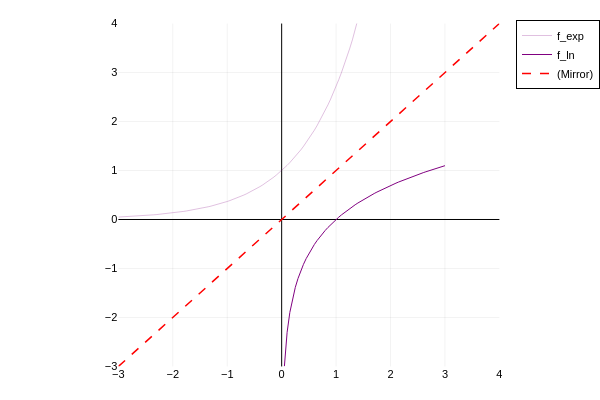

The cell this chart's notebook holds for it:
### Markdown cell above
<a id="ln-inverse-relationship"></a>
#### The Natural Logarithm Inverse

**Mathematical Concept:**
The natural logarithm ($\ln$) specifically unwinds continuous exponential growth ($e^x$), mirroring perfectly across the line $y = x$.
$$ \ln(x) = y \iff e^y = x $$

**Modeling Objective:**
Render continuous exponential and natural logarithmic graphs to highlight their inherent base-$e$ symmetry.

[↑ Back to Table of Contents](#table-of-contents)

### Code cell
x_exp = -3:0.05:3
f_exp(x) = exp.(x)
plot(x_exp,f_exp,color=:purple,label="f_exp", framestyle=:zerolines, xlims=(-3, 4), ylims=(-3, 4),aspect_ratio=:equal, lw=0.25)

x_log = 0.05:0.05:3
f_log(x) = log.(x)
plot!(x_log,f_log,color=:purple,label="f_ln", framestyle=:zerolines)

plot!(-3:4, -3:4, label="(Mirror)", color=:red, linestyle=:dash, lw=1.5)

### Figure 1 — Plotly figure (JSON) as saved in the notebook; plotly's stock layout.template omitted (floating-point values rounded to 4 significant figures)
{"data": [{"colorbar": {"len": 0.9525, "title": "", "x": 0.8323, "y": 0.5139}, "legendgroup": "f_exp", "line": {"color": "rgba(128, 0, 128, 1.000)", "dash": "solid", "shape": "linear", "width": 0.25}, "mode": "lines", "name": "f_exp", "showlegend": true, "type": "scatter", "x": [-3, -2.95, -2.9, -2.85, -2.8, -2.75, -2.7, -2.65, -2.6, -2.55, -2.5, -2.45, -2.4, -2.35, -2.3, -2.25, -2.2, -2.15, -2.1, -2.05, -2, -1.95, -1.9, -1.85, -1.8, -1.75, -1.7, -1.65, -1.6, -1.55, -1.5, -1.45, -1.4, -1.35, -1.3, -1.25, -1.2, -1.15, -1.1, -1.05, -1, -0.95, -0.9, -0.85, -0.8, -0.75, -0.7, -0.65, -0.6, -0.55, -0.5, -0.45, -0.4, -0.35, -0.3, -0.25, -0.2, -0.15, -0.1, -0.05, 0, 0.05, 0.1, 0.15, 0.2, 0.25, 0.3, 0.35, 0.4, 0.45, 0.5, 0.55, 0.6, 0.65, 0.7, 0.75, 0.8, 0.85, 0.9, 0.95, 1, 1.05, 1.1, 1.15, 1.2, 1.25, 1.3, 1.35, 1.4, 1.45, 1.5, 1.55, 1.6, 1.65, 1.7, 1.75, 1.8, 1.85, 1.9, 1.95, 2, 2.05, 2.1, 2.15, 2.2, 2.25, 2.3, 2.35, 2.4, 2.45, 2.5, 2.55, 2.6, 2.65, 2.7, 2.75, 2.8, 2.85, 2.9, 2.95, 3], "xaxis": "x", "y": [0.04979, 0.05234, 0.05502, 0.05784, 0.06081, 0.06393, 0.06721, 0.07065, 0.07427, 0.07808, 0.08208, 0.08629, 0.09072, 0.09537, 0.1003, 0.1054, 0.1108, 0.1165, 0.1225, 0.1287, 0.1353, 0.1423, 0.1496, 0.1572, 0.1653, 0.1738, 0.1827, 0.192, 0.2019, 0.2122, 0.2231, 0.2346, 0.2466, 0.2592, 0.2725, 0.2865, 0.3012, 0.3166, 0.3329, 0.3499, 0.3679, 0.3867, 0.4066, 0.4274, 0.4493, 0.4724, 0.4966, 0.522, 0.5488, 0.5769, 0.6065, 0.6376, 0.6703, 0.7047, 0.7408, 0.7788, 0.8187, 0.8607, 0.9048, 0.9512, 1, 1.051, 1.105, 1.162, 1.221, 1.284, 1.35, 1.419, 1.492, 1.568, 1.649, 1.733, 1.822, 1.916, 2.014, 2.117, 2.226, 2.34, 2.46, 2.586, 2.718, 2.858, 3.004, 3.158, 3.32, 3.49, 3.669, 3.857, 4.055, 4.263, 4.482, 4.711, 4.953, 5.207, 5.474, 5.755, 6.05, 6.36, 6.686, 7.029, 7.389, 7.768, 8.166, 8.585, 9.025, 9.488, 9.974, 10.49, 11.02, 11.59, 12.18, 12.81, 13.46, 14.15, 14.88, 15.64, 16.44, 17.29, 18.17, 19.11, 20.09], "yaxis": "y"}, {"colorbar": {"len": 0.9525, "title": "", "x": 0.8323, "y": 0.5139}, "legendgroup": "f_ln", "line": {"color": "rgba(128, 0, 128, 1.000)", "dash": "solid", "shape": "linear", "width": 1}, "mode": "lines", "name": "f_ln", "showlegend": true, "type": "scatter", "x": [0.05, 0.1, 0.15, 0.2, 0.25, 0.3, 0.35, 0.4, 0.45, 0.5, 0.55, 0.6, 0.65, 0.7, 0.75, 0.8, 0.85, 0.9, 0.95, 1, 1.05, 1.1, 1.15, 1.2, 1.25, 1.3, 1.35, 1.4, 1.45, 1.5, 1.55, 1.6, 1.65, 1.7, 1.75, 1.8, 1.85, 1.9, 1.95, 2, 2.05, 2.1, 2.15, 2.2, 2.25, 2.3, 2.35, 2.4, 2.45, 2.5, 2.55, 2.6, 2.65, 2.7, 2.75, 2.8, 2.85, 2.9, 2.95, 3], "xaxis": "x", "y": [-2.996, -2.303, -1.897, -1.609, -1.386, -1.204, -1.05, -0.9163, -0.7985, -0.6931, -0.5978, -0.5108, -0.4308, -0.3567, -0.2877, -0.2231, -0.1625, -0.1054, -0.05129, 0, 0.04879, 0.09531, 0.1398, 0.1823, 0.2231, 0.2624, 0.3001, 0.3365, 0.3716, 0.4055, 0.4383, 0.47, 0.5008, 0.5306, 0.5596, 0.5878, 0.6152, 0.6419, 0.6678, 0.6931, 0.7178, 0.7419, 0.7655, 0.7885, 0.8109, 0.8329, 0.8544, 0.8755, 0.8961, 0.9163, 0.9361, 0.9555, 0.9746, 0.9933, 1.012, 1.03, 1.047, 1.065, 1.082, 1.099], "yaxis": "y"}, {"colorbar": {"len": 0.9525, "title": "", "x": 0.8323, "y": 0.5139}, "legendgroup": "(Mirror)", "line": {"color": "rgba(255, 0, 0, 1.000)", "dash": "dash", "shape": "linear", "width": 1.5}, "mode": "lines", "name": "(Mirror)", "showlegend": true, "type": "scatter", "x": [-3, -2, -1, 0, 1, 2, 3, 4], "xaxis": "x", "y": [-3, -2, -1, 0, 1, 2, 3, 4], "yaxis": "y"}], "layout": {"annotations": [], "height": 400, "legend": {"bgcolor": "rgba(255, 255, 255, 1.000)", "bordercolor": "rgba(0, 0, 0, 1.000)", "borderwidth": 1, "font": {"color": "rgba(0, 0, 0, 1.000)", "family": "sans-serif", "size": 11}, "title": {"font": {"color": "rgba(0, 0, 0, 1.000)", "family": "sans-serif", "size": 15}, "text": ""}, "tracegroupgap": 0, "traceorder": "normal", "x": 1, "xanchor": "auto", "y": 1, "yanchor": "auto"}, "margin": {"b": 20, "l": 0, "r": 0, "t": 20}, "paper_bgcolor": "rgba(255, 255, 255, 1.000)", "plot_bgcolor": "rgba(255, 255, 255, 1.000)", "showlegend": true, "width": 600, "xaxis": {"anchor": "y", "domain": [0.1973, 0.8323], "gridcolor": "rgba(0, 0, 0, 0.100)", "gridwidth": 0.5, "linecolor": "rgba(0, 0, 0, 1.000)", "mirror": false, "range": [-3, 4], "showgrid": true, "showline": false, "showticklabels": true, "tickangle": 0, "tickcolor": "rgba(0, 0, 0, 0.000)", "tickfont": {"color": "rgba(0, 0, 0, 1.000)", "family": "sans-serif", "size": 11}, "tickmode": "array", "ticks": "inside", "ticktext": ["−3", "−2", "−1", "0", "1", "2", "3", "4"], "tickvals": [-3, -2, -1, 0, 1, 2, 3, 4], "title": "", "titlefont": {"color": "rgba(0, 0, 0, 1.000)", "family": "sans-serif", "size": 15}, "type": "-", "visible": true, "zeroline": true, "zerolinecolor": "rgba(0, 0, 0, 1.000)"}, "yaxis": {"anchor": "x", "domain": [0.03762, 0.9902], "gridcolor": "rgba(0, 0, 0, 0.100)", "gridwidth": 0.5, "linecolor": "rgba(0, 0, 0, 1.000)", "mirror": false, "range": [-3, 4], "showgrid": true, "showline": false, "showticklabels": true, "tickangle": 0, "tickcolor": "rgba(0, 0, 0, 0.000)", "tickfont": {"color": "rgba(0, 0, 0, 1.000)", "family": "sans-serif", "size": 11}, "tickmode": "array", "ticks": "inside", "ticktext": ["−3", "−2", "−1", "0", "1", "2", "3", "4"], "tickvals": [-3, -2, -1, 0, 1, 2, 3, 4], "title": "", "titlefont": {"color": "rgba(0, 0, 0, 1.000)", "family": "sans-serif", "size": 15}, "type": "-", "visible": true, "zeroline": true, "zerolinecolor": "rgba(0, 0, 0, 1.000)"}}}
